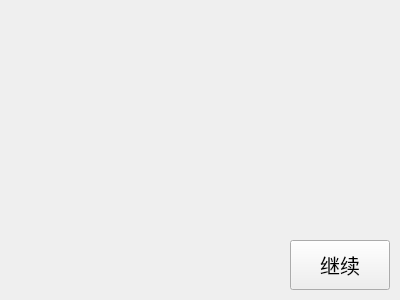
<?xml version="1.0" encoding="UTF-8"?>
<ui version="4.0">
 <class>PPT50</class>
 <widget class="QWidget" name="PPT50">
  <property name="geometry">
   <rect>
    <x>0</x>
    <y>0</y>
    <width>400</width>
    <height>300</height>
   </rect>
  </property>
  <property name="windowTitle">
   <string>Form</string>
  </property>
  <widget class="QPushButton" name="pushButton">
   <property name="geometry">
    <rect>
     <x>290</x>
     <y>240</y>
     <width>100</width>
     <height>50</height>
    </rect>
   </property>
   <property name="font">
    <font>
     <pointsize>15</pointsize>
    </font>
   </property>
   <property name="text">
    <string>继续</string>
   </property>
   <property name="icon">
    <iconset resource="res.qrc">
     <normaloff>:/P1-6/IMAGE/jx (2).jpg</normaloff>:/P1-6/IMAGE/jx (2).jpg</iconset>
   </property>
   <property name="iconSize">
    <size>
     <width>30</width>
     <height>30</height>
    </size>
   </property>
  </widget>
 </widget>
 <resources>
  <include location="res.qrc"/>
 </resources>
 <connections/>
</ui>
